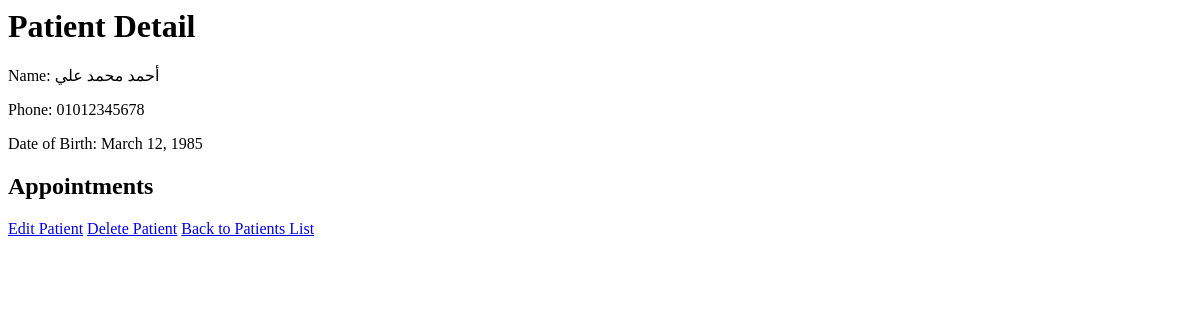
The page /patients/12/ on the database as committed earlier.
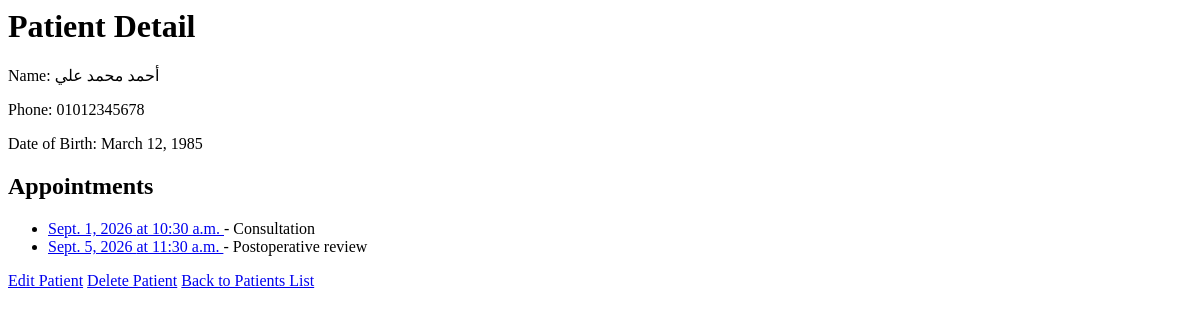
The same page on the database as committed later.
### appointments/models.py (models this page shows, shortened)
class Appointment(models.Model):
    patient = models.ForeignKey(Patient, on_delete=models.CASCADE)
    date = models.DateField()
    time = models.TimeField()
    reason = models.CharField(max_length=255)
    notes = models.TextField(blank=True)

### patients/views.py (the view)
# urls.py: path('<int:patient_id>/', views.patient_details, name='patient_details'),
def patient_details(request, patient_id):
    patient = get_object_or_404(Patient, id=patient_id)
    appointments = Appointment.objects.filter(patient=patient)
    return render(request, 'patient_details.html', {'patient': patient, 'appointments': appointments})

### patients/templates/patient_details.html (shortened to what this page needs)
<html lang="en">
<head>
</head>
<body>
    <h1>Patient Detail</h1>
    <p>Name: {{ patient.name }}</p>
    <p>Phone: {{ patient.phone }}</p>
    <p>Date of Birth: {{ patient.date_of_birth }}</p>
    <h2>Appointments</h2>
    <ul>
        {% for appointment in appointments %}
            <li>
                <a href="{% url 'appointment_details' appointment.id %}">
                    {{ appointment.date }} at {{ appointment.time }}
                </a> - {{ appointment.reason }}
            </li>
        {% endfor %}
    </ul>
    <a href="{% url 'edit_patient' patient.id %}">Edit Patient</a>
    <a href="{% url 'delete_patient' patient.id %}">Delete Patient</a>
    <a href="{% url 'patient_list' %}">Back to Patients List</a>
</body>
</html>

Rows that differ between the two databases and show on the page:
added Appointment: date "Sept. 1, 2026", time "10:30 a.m.", reason "Consultation"
added Appointment: date "Sept. 5, 2026", time "11:30 a.m.", reason "Postoperative review"
